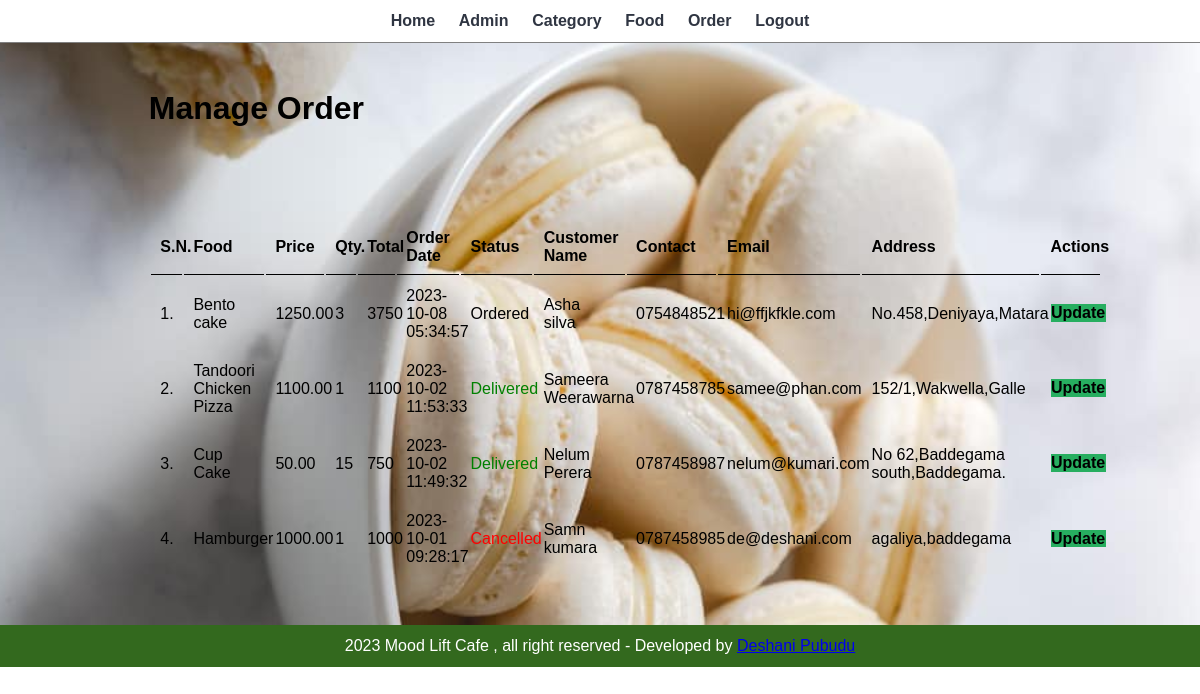
Page /admin/manage-order.php (signed in) on the committed database.
### tables this page shows
CREATE TABLE `tbl_order` (
  `id` int(10) UNSIGNED NOT NULL,
  `food` varchar(150) NOT NULL,
  `price` decimal(10,2) NOT NULL,
  `qty` varchar(50) NOT NULL,
  `total` int(11) NOT NULL,
  `order_date` datetime NOT NULL,
  `status` varchar(50) NOT NULL,
  `customer_name` varchar(150) NOT NULL,
  `customer_contact` varchar(20) NOT NULL,
  `customer_email` varchar(150) NOT NULL,
  `customer_address` varchar(255) NOT NULL
);

### admin/manage-order.php (the view, shortened to what this page needs)
<?php include('partials/menu.php'); ?>
<div class="main-content">
    <div class="wrapper">
        <h1>Manage Order</h1>
                <br /><br /><br />
                <br><br>
                <table class="tbl-full">
                    <tr>
                        <th>S.N.</th>
                        <th>Food</th>
                        <th>Price</th>
                        <th>Qty.</th>
                        <th>Total</th>
                        <th>Order Date</th>
                        <th>Status</th>
                        <th>Customer Name</th>
                        <th>Contact</th>
                        <th>Email</th>
                        <th>Address</th>
                        <th>Actions</th>
                    </tr>
                    <?php
                        $sql = "SELECT * FROM tbl_order ORDER BY id DESC";
                        $res = mysqli_query($conn, $sql);
                        $count = mysqli_num_rows($res);
                        $sn = 1;
                        if($count>0)
                        {
                            while($row=mysqli_fetch_assoc($res))
                            {
                                $id = $row['id'];
                                $food = $row['food'];
                                $price = $row['price'];
                                $qty = $row['qty'];
                                $total = $row['total'];
                                $order_date = $row['order_date'];
                                $status = $row['status'];
                                $customer_name = $row['customer_name'];
                                $customer_contact = $row['customer_contact'];
                                $customer_email = $row['customer_email'];
                                $customer_address = $row['customer_address'];
                                ?>
                                    <tr>
                                        <td><?php echo $sn++; ?>. </td>
                                        <td><?php echo $food; ?></td>
                                        <td><?php echo $price; ?></td>
                                        <td><?php echo $qty; ?></td>
                                        <td><?php echo $total; ?></td>
                                        <td><?php echo $order_date; ?></td>
                                        <td>
                                            <?php
                                                if($status=="Ordered")
                                                {
                                                    echo "<label>$status</label>";
                                                }
                                                elseif($status=="On Delivery")
                                                {
                                                    echo "<label style='color: orange;'>$status</label>";
                                                }
                                                elseif($status=="Delivered")
                                                {
                                                    echo "<label style='color: green;'>$status</label>";
                                                }
                                                elseif($status=="Cancelled")
                                                {
                                                    echo "<label style='color: red;'>$status</label>";
                                                }
                                            ?>
                                        </td>
                                        <td><?php echo $customer_name; ?></td>
                                        <td><?php echo $customer_contact; ?></td>
                                        <td><?php echo $customer_email; ?></td>
                                        <td><?php echo $customer_address; ?></td>
                                        <td>
                                            <a href="<?php echo SITEURL; ?>admin/update-order.php?id=<?php echo $id; ?>" class="btn-secondary">Update</a>
                                        </td>
                                    </tr>
                                <?php
                            }
                        }
                        else
                        {
                            echo "<tr><td colspan='12' class='error'>Orders not Available</td></tr>";
                        }
                    ?>
                </table>
    </div>
</div>
<?php include('partials/footer.php'); ?>

### css/admin.css (style rules this page uses)
* { margin: 0; padding: 0; font-family: Arial, Helvetica, sans-serif; }
.wrapper { padding: 1%; width: 80%; margin: 0 auto; }
.main-content { padding: 3%; background-image: url("../admin/food3.jpg"); background-size: cover; background-position: center; color: black; }
.btn-secondary { background-color: #27ae60; padding: 1%; color: black; text-decoration: none; font-weight: bold; }
.tbl-full { width: 100%; }
.tbl-full tr th { border-bottom: 1px solid black; padding: 1%; text-align: left; }
.tbl-full tr td { padding: 1%; }

### rows in the picture
tbl_order: food "Bento cake", price "1250.00", qty "3", total "3750", order_date "2023-10-08 05:34:57", status "Ordered", customer_name "Asha silva", customer_contact "0754848521", customer_email "hi@ffjkfkle.com", customer_address "No.458,Deniyaya,Matara"
tbl_order: food "Tandoori Chicken Pizza", price "1100.00", qty "1", total "1100", order_date "2023-10-02 11:53:33", status "Delivered", customer_name "Sameera Weerawarna", customer_contact "0787458785", customer_email "samee@phan.com", customer_address "152/1,Wakwella,Galle"
tbl_order: food "Cup Cake", price "50.00", qty "15", total "750", order_date "2023-10-02 11:49:32", status "Delivered", customer_name "Nelum Perera", customer_contact "0787458987", customer_email "nelum@kumari.com", customer_address "No 62,Baddegama south,Baddegama."
tbl_order: food "Hamburger", price "1000.00", qty "1", total "1000", order_date "2023-10-01 09:28:17", status "Cancelled", customer_name "Samn kumara", customer_contact "0787458985", customer_email "de@deshani.com", customer_address "agaliya,baddegama"
